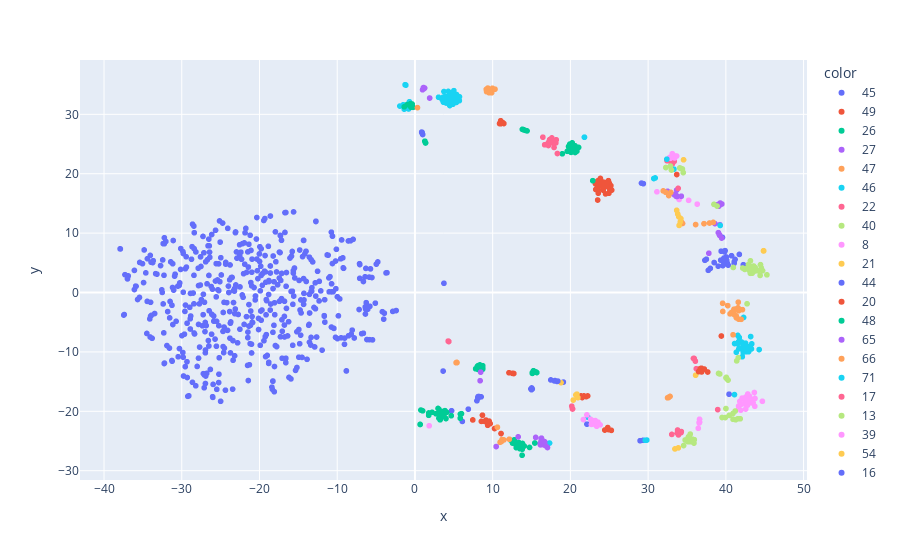

Here is the notebook cell this chart was saved with:
### Code cell
train_pred_tsne = TSNE().fit_transform(train_event['prediction'])
fig = px.scatter(x=train_pred_tsne[:, 0], y=train_pred_tsne[:, 1], color=train_event['labels'].astype('str'))
fig.show()

### Figure 1 — Plotly figure (JSON) as saved in the notebook; plotly's stock layout.template omitted (floating-point values rounded to 4 significant figures; data arrays with more than 128 entries replaced by an {"elided": "..."} marker saying what was removed)
{"data": [{"hovertemplate": "color=45<br>x=%{x}<br>y=%{y}<extra></extra>", "legendgroup": "45", "marker": {"color": "#636efa", "symbol": "circle"}, "mode": "markers", "name": "45", "showlegend": true, "type": "scattergl", "x": {"elided": "512 float values"}, "xaxis": "x", "y": {"elided": "512 float values"}, "yaxis": "y"}, {"hovertemplate": "color=49<br>x=%{x}<br>y=%{y}<extra></extra>", "legendgroup": "49", "marker": {"color": "#EF553B", "symbol": "circle"}, "mode": "markers", "name": "49", "showlegend": true, "type": "scattergl", "x": [24.22, 25.31, 24.95, 23.9, 24.51, 25.21, 23.72, 23.52, 25.01, 23.54, 24.75, 24.89, 24.21, 24.18, 23.86, 23.54, 24.83, 25.08, 39.42, 23.23, 24.15, 24.53, 24.25, 23.26, 23.51, 23.58], "xaxis": "x", "y": [18.59, 17.24, 16.72, 18.31, 18.0, 17.99, 18.0, 17.67, 18.39, 17.18, 18.63, 18.83, 17.23, 17.69, 19.21, 18.81, 17.78, 17.28, -7.318, 18.29, 18.01, 16.61, 17.56, 17.35, 15.57, 16.72], "yaxis": "y"}, {"hovertemplate": "color=26<br>x=%{x}<br>y=%{y}<extra></extra>", "legendgroup": "26", "marker": {"color": "#00cc96", "symbol": "circle"}, "mode": "markers", "name": "26", "showlegend": true, "type": "scattergl", "x": [20.61, 20.02, 20.72, 20.21, 20.08, 20.6, 20.23, 19.59, 19.93, 21.06, 20.84, 19.9, 22.87, 20.34, 18.96, 19.76], "xaxis": "x", "y": [23.58, 23.9, 24.2, 23.87, 23.59, 24.7, 25.2, 23.77, 24.99, 24.43, 23.81, 24.12, 18.83, 24.26, 23.36, 24.59], "yaxis": "y"}, {"hovertemplate": "color=27<br>x=%{x}<br>y=%{y}<extra></extra>", "legendgroup": "27", "marker": {"color": "#ab63fa", "symbol": "circle"}, "mode": "markers", "name": "27", "showlegend": true, "type": "scattergl", "x": [39.04, 39.15, 39.19, 39.46, 39.21, 38.59], "xaxis": "x", "y": [10.08, 9.79, 9.709, 9.169, 9.6, 11.6], "yaxis": "y"}, {"hovertemplate": "color=47<br>x=%{x}<br>y=%{y}<extra></extra>", "legendgroup": "47", "marker": {"color": "#FFA15A", "symbol": "circle"}, "mode": "markers", "name": "47", "showlegend": true, "type": "scattergl", "x": [32.63, 32.62, 32.62, 32.82, 32.5], "xaxis": "x", "y": [-17.64, -17.67, -17.68, -17.49, -17.73], "yaxis": "y"}, {"hovertemplate": "color=46<br>x=%{x}<br>y=%{y}<extra></extra>", "legendgroup": "46", "marker": {"color": "#19d3f3", "symbol": "circle"}, "mode": "markers", "name": "46", "showlegend": true, "type": "scattergl", "x": [41.67, 42.28, 41.63, 43.29, 42.55, 42.12, 42.24, 42.08, 43.19, 41.73, 41.54, 44.29, 41.34, 42.71, 43.33, 42.62, 42.24, 42.93, 42.02, 42.88, 42.44, 42.53, 41.12, 41.52, 42.02, 41.11], "xaxis": "x", "y": [-9.494, -4.202, -8.298, -9.495, -8.66, -10.8, -10.07, -9.386, -7.413, -7.579, -7.22, -9.608, -10.06, -9.333, -8.638, -9.979, -9.021, -9.962, -9.361, -9.144, -9.497, -8.523, -8.592, -8.643, -8.331, -17.19], "yaxis": "y"}, {"hovertemplate": "color=22<br>x=%{x}<br>y=%{y}<extra></extra>", "legendgroup": "22", "marker": {"color": "#FF6692", "symbol": "circle"}, "mode": "markers", "name": "22", "showlegend": true, "type": "scattergl", "x": [35.83, 35.93, 36.08, 36.2], "xaxis": "x", "y": [-11.1, -11.1, -11.56, -12.83], "yaxis": "y"}, {"hovertemplate": "color=40<br>x=%{x}<br>y=%{y}<extra></extra>", "legendgroup": "40", "marker": {"color": "#B6E880", "symbol": "circle"}, "mode": "markers", "name": "40", "showlegend": true, "type": "scattergl", "x": [41.6, 41.39, 39.22, 39.06, 40.06, 40.02, 40.13, 40.28], "xaxis": "x", "y": [-10.98, -11.51, -13.71, -13.62, -14.28, -14.36, -14.53, -14.74], "yaxis": "y"}, {"hovertemplate": "color=8<br>x=%{x}<br>y=%{y}<extra></extra>", "legendgroup": "8", "marker": {"color": "#FF97FF", "symbol": "circle"}, "mode": "markers", "name": "8", "showlegend": true, "type": "scattergl", "x": [36.55, 36.62, 36.61, 36.58, 36.45], "xaxis": "x", "y": [-21.9, -21.84, -21.34, -21.95, -22.86], "yaxis": "y"}, {"hovertemplate": "color=21<br>x=%{x}<br>y=%{y}<extra></extra>", "legendgroup": "21", "marker": {"color": "#FECB52", "symbol": "circle"}, "mode": "markers", "name": "21", "showlegend": true, "type": "scattergl", "x": [36.11], "xaxis": "x", "y": [-13.92], "yaxis": "y"}, {"hovertemplate": "color=44<br>x=%{x}<br>y=%{y}<extra></extra>", "legendgroup": "44", "marker": {"color": "#636efa", "symbol": "circle"}, "mode": "markers", "name": "44", "showlegend": true, "type": "scattergl", "x": [40.06, 39.65, 38.0, 39.71, 37.74, 39.9, 40.3, 39.76, 39.34, 39.01, 38.49, 39.84, 40.1, 41.06, 41.08, 40.16, 39.4, 39.61, 41.19, 42.25, 40.73], "xaxis": "x", "y": [5.98, 5.626, 4.062, 5.189, 3.741, 7.052, 4.606, 5.809, 5.442, 4.439, 5.05, 6.846, 5.417, 4.915, 5.168, 5.001, 6.958, 4.527, 5.572, 4.678, 6.197], "yaxis": "y"}, {"hovertemplate": "color=20<br>x=%{x}<br>y=%{y}<extra></extra>", "legendgroup": "20", "marker": {"color": "#EF553B", "symbol": "circle"}, "mode": "markers", "name": "20", "showlegend": true, "type": "scattergl", "x": [36.49, 36.72, 36.86, 37.66, 36.79, 36.88, 37.22], "xaxis": "x", "y": [-13.31, -12.8, -12.76, -13.38, -13.12, -13.37, -12.89], "yaxis": "y"}, {"hovertemplate": "color=48<br>x=%{x}<br>y=%{y}<extra></extra>", "legendgroup": "48", "marker": {"color": "#00cc96", "symbol": "circle"}, "mode": "markers", "name": "48", "showlegend": true, "type": "scattergl", "x": [3.101, 3.735, 3.505, 1.777, 0.7673, 3.088, 1.771, 3.57, 0.9923, 3.254, 2.212, 2.973, 2.714, 3.197, 3.991, 3.314, 3.678, 4.671, 3.238, 3.86, 5.85, 0.6673, 5.985, 4.075, 5.83, 0.6702], "xaxis": "x", "y": [-19.68, -20.68, -20.82, -20.28, -19.79, -21.17, -20.67, -20.3, -19.92, -20.26, -20.17, -19.52, -20.42, -20.44, -21.22, -20.73, -20.01, -20.74, -21.43, -19.88, -20.46, -22.2, -20.4, -20.16, -21.16, -22.22], "yaxis": "y"}, {"hovertemplate": "color=65<br>x=%{x}<br>y=%{y}<extra></extra>", "legendgroup": "65", "marker": {"color": "#ab63fa", "symbol": "circle"}, "mode": "markers", "name": "65", "showlegend": true, "type": "scattergl", "x": [10.45], "xaxis": "x", "y": [-25.94], "yaxis": "y"}, {"hovertemplate": "color=66<br>x=%{x}<br>y=%{y}<extra></extra>", "legendgroup": "66", "marker": {"color": "#FFA15A", "symbol": "circle"}, "mode": "markers", "name": "66", "showlegend": true, "type": "scattergl", "x": [36.11, 34.43, 34.32], "xaxis": "x", "y": [11.44, 11.63, 11.83], "yaxis": "y"}, {"hovertemplate": "color=71<br>x=%{x}<br>y=%{y}<extra></extra>", "legendgroup": "71", "marker": {"color": "#19d3f3", "symbol": "circle"}, "mode": "markers", "name": "71", "showlegend": true, "type": "scattergl", "x": [21.81, 21.81], "xaxis": "x", "y": [26.16, 26.14], "yaxis": "y"}, {"hovertemplate": "color=17<br>x=%{x}<br>y=%{y}<extra></extra>", "legendgroup": "17", "marker": {"color": "#FF6692", "symbol": "circle"}, "mode": "markers", "name": "17", "showlegend": true, "type": "scattergl", "x": [18.18, 18.13, 17.63, 17.61, 17.49, 17.17, 18.33, 17.7, 16.46, 17.33, 17.34, 16.69, 17.9, 17.17], "xaxis": "x", "y": [25.71, 25.2, 25.64, 26.03, 25.22, 25.25, 23.41, 25.2, 26.15, 25.72, 25.74, 24.87, 24.42, 24.75], "yaxis": "y"}, {"hovertemplate": "color=13<br>x=%{x}<br>y=%{y}<extra></extra>", "legendgroup": "13", "marker": {"color": "#B6E880", "symbol": "circle"}, "mode": "markers", "name": "13", "showlegend": true, "type": "scattergl", "x": [35.19, 35.26, 35.5, 35.94, 35.7, 35.9, 34.56, 35.53, 35.14, 35.42, 34.76, 35.12], "xaxis": "x", "y": [-24.28, -25.13, -25.1, -24.78, -24.7, -25.35, -25.76, -24.66, -24.49, -23.84, -24.83, -25.11], "yaxis": "y"}, {"hovertemplate": "color=39<br>x=%{x}<br>y=%{y}<extra></extra>", "legendgroup": "39", "marker": {"color": "#FF97FF", "symbol": "circle"}, "mode": "markers", "name": "39", "showlegend": true, "type": "scattergl", "x": [44.7, 42.82, 41.91, 41.8, 43.1, 42.67, 43.1, 42.78, 43.49, 42.39, 42.53, 43.31, 42.54, 42.01, 42.83, 42.09, 41.64, 41.65, 43.72, 42.41, 43.04, 42.55, 43.75, 1.832, 43.67], "xaxis": "x", "y": [-18.31, -17.09, -19.82, -18.32, -18.13, -18.89, -17.72, -18.96, -18.53, -18.72, -17.99, -18.59, -17.61, -18.8, -18.41, -17.77, -19.12, -19.53, -19.15, -17.95, -17.48, -19.62, -17.84, -22.44, -16.83], "yaxis": "y"}, {"hovertemplate": "color=54<br>x=%{x}<br>y=%{y}<extra></extra>", "legendgroup": "54", "marker": {"color": "#FECB52", "symbol": "circle"}, "mode": "markers", "name": "54", "showlegend": true, "type": "scattergl", "x": [33.88, 33.45], "xaxis": "x", "y": [-26.16, -26.34], "yaxis": "y"}, {"hovertemplate": "color=16<br>x=%{x}<br>y=%{y}<extra></extra>", "legendgroup": "16", "marker": {"color": "#636efa", "symbol": "circle"}, "mode": "markers", "name": "16", "showlegend": true, "type": "scattergl", "x": [0.9919, 0.9074, 0.8652, 0.9111, 0.8996, 0.9209], "xaxis": "x", "y": [26.6, 26.92, 27.01, 26.96, 26.87, 26.94], "yaxis": "y"}, {"hovertemplate": "color=42<br>x=%{x}<br>y=%{y}<extra></extra>", "legendgroup": "42", "marker": {"color": "#EF553B", "symbol": "circle"}, "mode": "markers", "name": "42", "showlegend": true, "type": "scattergl", "x": [24.74, 25.27, 24.8, 24.42, 24.88], "xaxis": "x", "y": [-22.94, -23.21, -22.73, -23.16, -23.07], "yaxis": "y"}, {"hovertemplate": "color=62<br>x=%{x}<br>y=%{y}<extra></extra>", "legendgroup": "62", "marker": {"color": "#00cc96", "symbol": "circle"}, "mode": "markers", "name": "62", "showlegend": true, "type": "scattergl", "x": [1.287, 1.361, 1.362, 1.268], "xaxis": "x", "y": [25.46, 25.18, 25.21, 25.47], "yaxis": "y"}, {"hovertemplate": "color=73<br>x=%{x}<br>y=%{y}<extra></extra>", "legendgroup": "73", "marker": {"color": "#ab63fa", "symbol": "circle"}, "mode": "markers", "name": "73", "showlegend": true, "type": "scattergl", "x": [39.24], "xaxis": "x", "y": [11.42], "yaxis": "y"}, {"hovertemplate": "color=56<br>x=%{x}<br>y=%{y}<extra></extra>", "legendgroup": "56", "marker": {"color": "#FFA15A", "symbol": "circle"}, "mode": "markers", "name": "56", "showlegend": true, "type": "scattergl", "x": [37.19, 38.38, 37.9], "xaxis": "x", "y": [11.6, 11.81, 11.7], "yaxis": "y"}, {"hovertemplate": "color=255<br>x=%{x}<br>y=%{y}<extra></extra>", "legendgroup": "255", "marker": {"color": "#19d3f3", "symbol": "circle"}, "mode": "markers", "name": "255", "showlegend": true, "type": "scattergl", "x": [39.27, 22.26, -0.8107, -1.379, -0.8748, -0.7112, -1.94, -0.8139, -1.495, 33.31], "xaxis": "x", "y": [11.29, -21.01, 30.9, 30.87, 31.4, 32.11, 31.39, 31.08, 31.61, 20.77], "yaxis": "y"}, {"hovertemplate": "color=68<br>x=%{x}<br>y=%{y}<extra></extra>", "legendgroup": "68", "marker": {"color": "#FF6692", "symbol": "circle"}, "mode": "markers", "name": "68", "showlegend": true, "type": "scattergl", "x": [4.352, 4.331, 4.277, 4.341, 4.32], "xaxis": "x", "y": [-8.254, -8.218, -8.177, -8.226, -8.22], "yaxis": "y"}, {"hovertemplate": "color=14<br>x=%{x}<br>y=%{y}<extra></extra>", "legendgroup": "14", "marker": {"color": "#B6E880", "symbol": "circle"}, "mode": "markers", "name": "14", "showlegend": true, "type": "scattergl", "x": [39.51, 41.53, 39.93, 41.85, 40.92, 41.27, 40.43, 40.01, 41.21, 40.91], "xaxis": "x", "y": [-21.04, -21.26, -21.05, -21.26, -21.34, -21.41, -20.69, -19.53, -19.95, -20.36], "yaxis": "y"}, {"hovertemplate": "color=19<br>x=%{x}<br>y=%{y}<extra></extra>", "legendgroup": "19", "marker": {"color": "#FF97FF", "symbol": "circle"}, "mode": "markers", "name": "19", "showlegend": true, "type": "scattergl", "x": [23.39, 23.54, 23.2, 23.42, 23.82, 23.31, 22.88, 23.2, 22.84, 22.7], "xaxis": "x", "y": [-22.51, -21.82, -22.11, -21.9, -22.28, -22.4, -22.13, -21.56, -21.55, -22.2], "yaxis": "y"}, {"hovertemplate": "color=67<br>x=%{x}<br>y=%{y}<extra></extra>", "legendgroup": "67", "marker": {"color": "#FECB52", "symbol": "circle"}, "mode": "markers", "name": "67", "showlegend": true, "type": "scattergl", "x": [33.99, 34.13, 34.22, 33.94], "xaxis": "x", "y": [11.3, 11.89, 12.42, 12.76], "yaxis": "y"}, {"hovertemplate": "color=72<br>x=%{x}<br>y=%{y}<extra></extra>", "legendgroup": "72", "marker": {"color": "#636efa", "symbol": "circle"}, "mode": "markers", "name": "72", "showlegend": true, "type": "scattergl", "x": [3.73], "xaxis": "x", "y": [1.555], "yaxis": "y"}, {"hovertemplate": "color=7<br>x=%{x}<br>y=%{y}<extra></extra>", "legendgroup": "7", "marker": {"color": "#EF553B", "symbol": "circle"}, "mode": "markers", "name": "7", "showlegend": true, "type": "scattergl", "x": [11.03, 11.05, 11.44, 11.3, 10.89, 10.94, 11.03, 11.1], "xaxis": "x", "y": [28.92, 28.61, 28.45, 28.59, 28.44, 28.54, 28.42, 28.72], "yaxis": "y"}, {"hovertemplate": "color=53<br>x=%{x}<br>y=%{y}<extra></extra>", "legendgroup": "53", "marker": {"color": "#00cc96", "symbol": "circle"}, "mode": "markers", "name": "53", "showlegend": true, "type": "scattergl", "x": [13.97, 14.42, 13.82, 14.15, 13.96], "xaxis": "x", "y": [27.42, 27.21, 27.47, 27.3, 27.42], "yaxis": "y"}, {"hovertemplate": "color=29<br>x=%{x}<br>y=%{y}<extra></extra>", "legendgroup": "29", "marker": {"color": "#ab63fa", "symbol": "circle"}, "mode": "markers", "name": "29", "showlegend": true, "type": "scattergl", "x": [39.1, 39.35, 39.48, 38.79, 39.28, 39.12], "xaxis": "x", "y": [14.55, 14.88, 14.9, 14.77, 15.06, 14.9], "yaxis": "y"}, {"hovertemplate": "color=2<br>x=%{x}<br>y=%{y}<extra></extra>", "legendgroup": "2", "marker": {"color": "#FFA15A", "symbol": "circle"}, "mode": "markers", "name": "2", "showlegend": true, "type": "scattergl", "x": [9.705, 10.3, 9.811, 9.376, 9.217, 9.865, 9.972, 9.359, 9.834, 9.174, 9.53], "xaxis": "x", "y": [34.09, 34.23, 33.72, 34.42, 33.82, 33.63, 34.39, 34.13, 33.92, 34.21, 33.64], "yaxis": "y"}, {"hovertemplate": "color=0<br>x=%{x}<br>y=%{y}<extra></extra>", "legendgroup": "0", "marker": {"color": "#19d3f3", "symbol": "circle"}, "mode": "markers", "name": "0", "showlegend": true, "type": "scattergl", "x": [3.932, 4.288, 4.86, 3.735, 4.866, 5.194, 3.496, 3.037, 4.483, 4.481, 5.322, 3.943, 3.646, 4.847, 5.712, 5.009, 4.727, 5.727, 4.881, 5.351, 4.297, 4.585, 4.304, 4.012, 3.666], "xaxis": "x", "y": [32.97, 33.86, 32.32, 33.84, 33.35, 32.73, 32.49, 32.88, 33.41, 31.48, 32.0, 32.71, 32.9, 32.89, 32.3, 33.99, 32.54, 32.95, 31.7, 33.34, 33.05, 32.03, 32.29, 31.91, 32.04], "yaxis": "y"}, {"hovertemplate": "color=63<br>x=%{x}<br>y=%{y}<extra></extra>", "legendgroup": "63", "marker": {"color": "#FF6692", "symbol": "circle"}, "mode": "markers", "name": "63", "showlegend": true, "type": "scattergl", "x": [38.95, 33.9, 34.23, 33.04, 33.75, 34.27, 33.79, 33.83], "xaxis": "x", "y": [-19.71, -23.97, -23.59, -23.89, -23.65, -23.41, -23.15, -23.55], "yaxis": "y"}, {"hovertemplate": "color=35<br>x=%{x}<br>y=%{y}<extra></extra>", "legendgroup": "35", "marker": {"color": "#B6E880", "symbol": "circle"}, "mode": "markers", "name": "35", "showlegend": true, "type": "scattergl", "x": [38.86, 38.47], "xaxis": "x", "y": [14.55, 14.85], "yaxis": "y"}, {"hovertemplate": "color=30<br>x=%{x}<br>y=%{y}<extra></extra>", "legendgroup": "30", "marker": {"color": "#FF97FF", "symbol": "circle"}, "mode": "markers", "name": "30", "showlegend": true, "type": "scattergl", "x": [22.61, 21.67, 22.12], "xaxis": "x", "y": [-21.35, -21.38, -20.59], "yaxis": "y"}, {"hovertemplate": "color=64<br>x=%{x}<br>y=%{y}<extra></extra>", "legendgroup": "64", "marker": {"color": "#FECB52", "symbol": "circle"}, "mode": "markers", "name": "64", "showlegend": true, "type": "scattergl", "x": [33.81, 33.68], "xaxis": "x", "y": [13.22, 13.84], "yaxis": "y"}, {"hovertemplate": "color=15<br>x=%{x}<br>y=%{y}<extra></extra>", "legendgroup": "15", "marker": {"color": "#636efa", "symbol": "circle"}, "mode": "markers", "name": "15", "showlegend": true, "type": "scattergl", "x": [29.58, 28.97, 29.36], "xaxis": "x", "y": [-24.87, -24.95, -24.88], "yaxis": "y"}, {"hovertemplate": "color=31<br>x=%{x}<br>y=%{y}<extra></extra>", "legendgroup": "31", "marker": {"color": "#EF553B", "symbol": "circle"}, "mode": "markers", "name": "31", "showlegend": true, "type": "scattergl", "x": [21.52, 22.23, 21.37, 21.74, 22.04], "xaxis": "x", "y": [-17.69, -17.41, -17.4, -17.4, -17.53], "yaxis": "y"}, {"hovertemplate": "color=1<br>x=%{x}<br>y=%{y}<extra></extra>", "legendgroup": "1", "marker": {"color": "#00cc96", "symbol": "circle"}, "mode": "markers", "name": "1", "showlegend": true, "type": "scattergl", "x": [-0.3721, -0.5827, -0.9914, -1.376, -0.5102, -0.255], "xaxis": "x", "y": [31.74, 31.79, 31.65, 31.26, 31.21, 31.17], "yaxis": "y"}, {"hovertemplate": "color=3<br>x=%{x}<br>y=%{y}<extra></extra>", "legendgroup": "3", "marker": {"color": "#ab63fa", "symbol": "circle"}, "mode": "markers", "name": "3", "showlegend": true, "type": "scattergl", "x": [1.081, 1.154, 1.247, 1.117, 0.9805, 1.14, 1.892], "xaxis": "x", "y": [34.48, 34.32, 34.42, 34.51, 34.14, 34.34, 32.74], "yaxis": "y"}, {"hovertemplate": "color=51<br>x=%{x}<br>y=%{y}<extra></extra>", "legendgroup": "51", "marker": {"color": "#FFA15A", "symbol": "circle"}, "mode": "markers", "name": "51", "showlegend": true, "type": "scattergl", "x": [41.36, 41.97, 41.64, 40.93, 41.34, 41.04, 41.08, 40.54, 40.73, 39.61, 41.6, 41.2, 41.65, 40.24, 41.04, 41.68, 39.58, 41.57, 42.13], "xaxis": "x", "y": [-4.265, -4.517, -4.477, -7.117, -3.949, -3.209, -3.72, -3.598, -3.36, -3.189, -1.629, -2.787, -3.034, -2.205, -2.816, -3.044, -1.819, -2.572, -2.88], "yaxis": "y"}, {"hovertemplate": "color=70<br>x=%{x}<br>y=%{y}<extra></extra>", "legendgroup": "70", "marker": {"color": "#19d3f3", "symbol": "circle"}, "mode": "markers", "name": "70", "showlegend": true, "type": "scattergl", "x": [-1.265, -1.17, -1.234], "xaxis": "x", "y": [34.98, 34.91, 34.98], "yaxis": "y"}, {"hovertemplate": "color=32<br>x=%{x}<br>y=%{y}<extra></extra>", "legendgroup": "32", "marker": {"color": "#FF6692", "symbol": "circle"}, "mode": "markers", "name": "32", "showlegend": true, "type": "scattergl", "x": [20.26, 20.27, 20.17], "xaxis": "x", "y": [-19.52, -19.61, -19.14], "yaxis": "y"}, {"hovertemplate": "color=58<br>x=%{x}<br>y=%{y}<extra></extra>", "legendgroup": "58", "marker": {"color": "#B6E880", "symbol": "circle"}, "mode": "markers", "name": "58", "showlegend": true, "type": "scattergl", "x": [34.52, 34.07, 34.17, 34.41], "xaxis": "x", "y": [20.19, 20.97, 20.92, 20.8], "yaxis": "y"}, {"hovertemplate": "color=28<br>x=%{x}<br>y=%{y}<extra></extra>", "legendgroup": "28", "marker": {"color": "#FF97FF", "symbol": "circle"}, "mode": "markers", "name": "28", "showlegend": true, "type": "scattergl", "x": [33.98, 35.21, 36.32], "xaxis": "x", "y": [15.67, 15.52, 14.88], "yaxis": "y"}, {"hovertemplate": "color=33<br>x=%{x}<br>y=%{y}<extra></extra>", "legendgroup": "33", "marker": {"color": "#FECB52", "symbol": "circle"}, "mode": "markers", "name": "33", "showlegend": true, "type": "scattergl", "x": [20.37, 20.96, 20.71, 20.84, 18.79], "xaxis": "x", "y": [-18.11, -17.7, -17.24, -17.11, -15.18], "yaxis": "y"}, {"hovertemplate": "color=50<br>x=%{x}<br>y=%{y}<extra></extra>", "legendgroup": "50", "marker": {"color": "#636efa", "symbol": "circle"}, "mode": "markers", "name": "50", "showlegend": true, "type": "scattergl", "x": [18.03, 18.01, 17.48, 17.94, 18.28, 18.38], "xaxis": "x", "y": [-14.83, -14.83, -14.72, -14.89, -14.97, -14.91], "yaxis": "y"}, {"hovertemplate": "color=61<br>x=%{x}<br>y=%{y}<extra></extra>", "legendgroup": "61", "marker": {"color": "#EF553B", "symbol": "circle"}, "mode": "markers", "name": "61", "showlegend": true, "type": "scattergl", "x": [33.68], "xaxis": "x", "y": [19.87], "yaxis": "y"}, {"hovertemplate": "color=55<br>x=%{x}<br>y=%{y}<extra></extra>", "legendgroup": "55", "marker": {"color": "#00cc96", "symbol": "circle"}, "mode": "markers", "name": "55", "showlegend": true, "type": "scattergl", "x": [15.46, 15.59, 15.25, 15.68, 15.11, 15.47, 15.09, 15.2], "xaxis": "x", "y": [-13.33, -13.39, -13.17, -13.47, -13.61, -13.4, -13.52, -13.3], "yaxis": "y"}, {"hovertemplate": "color=18<br>x=%{x}<br>y=%{y}<extra></extra>", "legendgroup": "18", "marker": {"color": "#ab63fa", "symbol": "circle"}, "mode": "markers", "name": "18", "showlegend": true, "type": "scattergl", "x": [33.58, 33.73, 32.5, 33.38, 33.63, 34.27, 33.66], "xaxis": "x", "y": [16.41, 16.18, 17.04, 16.44, 16.18, 16.21, 17.23], "yaxis": "y"}, {"hovertemplate": "color=4<br>x=%{x}<br>y=%{y}<extra></extra>", "legendgroup": "4", "marker": {"color": "#FFA15A", "symbol": "circle"}, "mode": "markers", "name": "4", "showlegend": true, "type": "scattergl", "x": [5.295, 5.373, 5.362, 5.412, 0.3255], "xaxis": "x", "y": [-11.82, -11.76, -11.79, -11.8, 31.13], "yaxis": "y"}, {"hovertemplate": "color=25<br>x=%{x}<br>y=%{y}<extra></extra>", "legendgroup": "25", "marker": {"color": "#19d3f3", "symbol": "circle"}, "mode": "markers", "name": "25", "showlegend": true, "type": "scattergl", "x": [29.62, 29.83, 17.32], "xaxis": "x", "y": [-24.87, -24.84, -25.34], "yaxis": "y"}, {"hovertemplate": "color=59<br>x=%{x}<br>y=%{y}<extra></extra>", "legendgroup": "59", "marker": {"color": "#FF6692", "symbol": "circle"}, "mode": "markers", "name": "59", "showlegend": true, "type": "scattergl", "x": [33.14, 32.43, 33.36, 32.98], "xaxis": "x", "y": [21.69, 22.19, 22.09, 21.84], "yaxis": "y"}, {"hovertemplate": "color=52<br>x=%{x}<br>y=%{y}<extra></extra>", "legendgroup": "52", "marker": {"color": "#B6E880", "symbol": "circle"}, "mode": "markers", "name": "52", "showlegend": true, "type": "scattergl", "x": [32.87, 33.0, 32.27], "xaxis": "x", "y": [21.28, 20.62, 21.04], "yaxis": "y"}, {"hovertemplate": "color=37<br>x=%{x}<br>y=%{y}<extra></extra>", "legendgroup": "37", "marker": {"color": "#FF97FF", "symbol": "circle"}, "mode": "markers", "name": "37", "showlegend": true, "type": "scattergl", "x": [33.66, 33.24, 33.41, 33.11, 32.86, 33.55, 32.76], "xaxis": "x", "y": [22.98, 23.14, 22.66, 23.37, 22.6, 22.95, 22.74], "yaxis": "y"}, {"hovertemplate": "color=60<br>x=%{x}<br>y=%{y}<extra></extra>", "legendgroup": "60", "marker": {"color": "#FECB52", "symbol": "circle"}, "mode": "markers", "name": "60", "showlegend": true, "type": "scattergl", "x": [34.56], "xaxis": "x", "y": [22.34], "yaxis": "y"}, {"hovertemplate": "color=38<br>x=%{x}<br>y=%{y}<extra></extra>", "legendgroup": "38", "marker": {"color": "#636efa", "symbol": "circle"}, "mode": "markers", "name": "38", "showlegend": true, "type": "scattergl", "x": [15.1, 15.02, 14.96, 14.92, 15.0], "xaxis": "x", "y": [-16.24, -16.07, -16.29, -16.22, -16.36], "yaxis": "y"}, {"hovertemplate": "color=36<br>x=%{x}<br>y=%{y}<extra></extra>", "legendgroup": "36", "marker": {"color": "#EF553B", "symbol": "circle"}, "mode": "markers", "name": "36", "showlegend": true, "type": "scattergl", "x": [12.72, 12.56, 12.1], "xaxis": "x", "y": [-13.63, -13.61, -13.51], "yaxis": "y"}, {"hovertemplate": "color=5<br>x=%{x}<br>y=%{y}<extra></extra>", "legendgroup": "5", "marker": {"color": "#00cc96", "symbol": "circle"}, "mode": "markers", "name": "5", "showlegend": true, "type": "scattergl", "x": [7.812, 8.041, 8.356, 8.732, 8.516, 8.714, 8.704, 8.019, 8.327, 8.139, 8.052], "xaxis": "x", "y": [-12.84, -12.4, -12.19, -12.78, -12.5, -12.32, -12.93, -12.72, -13.08, -12.3, -12.91], "yaxis": "y"}, {"hovertemplate": "color=6<br>x=%{x}<br>y=%{y}<extra></extra>", "legendgroup": "6", "marker": {"color": "#ab63fa", "symbol": "circle"}, "mode": "markers", "name": "6", "showlegend": true, "type": "scattergl", "x": [8.454, 8.385, 37.81], "xaxis": "x", "y": [-13.41, -14.85, 6.614], "yaxis": "y"}, {"hovertemplate": "color=24<br>x=%{x}<br>y=%{y}<extra></extra>", "legendgroup": "24", "marker": {"color": "#FFA15A", "symbol": "circle"}, "mode": "markers", "name": "24", "showlegend": true, "type": "scattergl", "x": [32.91, 31.95, 32.65, 32.27], "xaxis": "x", "y": [16.86, 17.11, 16.32, 16.87], "yaxis": "y"}, {"hovertemplate": "color=69<br>x=%{x}<br>y=%{y}<extra></extra>", "legendgroup": "69", "marker": {"color": "#19d3f3", "symbol": "circle"}, "mode": "markers", "name": "69", "showlegend": true, "type": "scattergl", "x": [30.9, 30.73, 32.41], "xaxis": "x", "y": [19.29, 19.19, 22.45], "yaxis": "y"}, {"hovertemplate": "color=41<br>x=%{x}<br>y=%{y}<extra></extra>", "legendgroup": "41", "marker": {"color": "#FF6692", "symbol": "circle"}, "mode": "markers", "name": "41", "showlegend": true, "type": "scattergl", "x": [33.86], "xaxis": "x", "y": [17.54], "yaxis": "y"}, {"hovertemplate": "color=43<br>x=%{x}<br>y=%{y}<extra></extra>", "legendgroup": "43", "marker": {"color": "#B6E880", "symbol": "circle"}, "mode": "markers", "name": "43", "showlegend": true, "type": "scattergl", "x": [40.96, 42.44, 43.14, 43.16, 44.46, 42.7, 43.16, 45.28, 44.4, 42.91, 43.78, 44.56, 43.57, 42.73, 42.16, 43.58, 44.72, 43.08, 43.3, 44.08, 43.39, 43.78], "xaxis": "x", "y": [4.22, 3.885, 4.335, 3.227, 4.692, 4.077, 5.334, 2.976, 2.878, 4.719, 4.198, 4.149, 4.459, -1.896, 4.122, 3.569, 3.686, 3.612, 4.29, 3.684, 3.253, 3.631], "yaxis": "y"}, {"hovertemplate": "color=23<br>x=%{x}<br>y=%{y}<extra></extra>", "legendgroup": "23", "marker": {"color": "#FF97FF", "symbol": "circle"}, "mode": "markers", "name": "23", "showlegend": true, "type": "scattergl", "x": [31.13], "xaxis": "x", "y": [16.96], "yaxis": "y"}, {"hovertemplate": "color=57<br>x=%{x}<br>y=%{y}<extra></extra>", "legendgroup": "57", "marker": {"color": "#FECB52", "symbol": "circle"}, "mode": "markers", "name": "57", "showlegend": true, "type": "scattergl", "x": [44.85, 44.86, 44.85], "xaxis": "x", "y": [7.038, 7.016, 6.997], "yaxis": "y"}, {"hovertemplate": "color=34<br>x=%{x}<br>y=%{y}<extra></extra>", "legendgroup": "34", "marker": {"color": "#636efa", "symbol": "circle"}, "mode": "markers", "name": "34", "showlegend": true, "type": "scattergl", "x": [6.865, 8.514, 8.224, 8.11, 8.094, 8.121, 7.971, 8.139], "xaxis": "x", "y": [-19.63, -17.56, -17.51, -17.72, -17.67, -17.52, -18.22, -17.77], "yaxis": "y"}, {"hovertemplate": "color=12<br>x=%{x}<br>y=%{y}<extra></extra>", "legendgroup": "12", "marker": {"color": "#EF553B", "symbol": "circle"}, "mode": "markers", "name": "12", "showlegend": true, "type": "scattergl", "x": [8.986, 9.385, 9.361, 9.303, 9.68, 7.441, 9.135, 8.547, 9.542, 11.07, 10.24, 8.683], "xaxis": "x", "y": [-21.71, -22.13, -22.35, -21.9, -22.08, -21.45, -21.48, -21.69, -21.64, -23.74, -22.9, -20.65], "yaxis": "y"}, {"hovertemplate": "color=9<br>x=%{x}<br>y=%{y}<extra></extra>", "legendgroup": "9", "marker": {"color": "#00cc96", "symbol": "circle"}, "mode": "markers", "name": "9", "showlegend": true, "type": "scattergl", "x": [15.42, 13.83, 13.37, 14.74, 13.79, 13.05, 14.06, 13.72, 13.03, 12.8, 12.55, 13.41, 13.52, 12.31, 12.71, 13.81], "xaxis": "x", "y": [-25.33, -25.41, -25.26, -26.08, -27.4, -25.8, -25.85, -25.48, -26.12, -24.8, -25.35, -25.86, -26.3, -24.85, -25.1, -26.38], "yaxis": "y"}, {"hovertemplate": "color=10<br>x=%{x}<br>y=%{y}<extra></extra>", "legendgroup": "10", "marker": {"color": "#ab63fa", "symbol": "circle"}, "mode": "markers", "name": "10", "showlegend": true, "type": "scattergl", "x": [16.69, 16.15, 16.14, 16.23, 16.28, 15.54, 13.28, 16.6, 17.05, 16.83, 16.45], "xaxis": "x", "y": [-25.12, -25.65, -25.36, -24.96, -24.52, -24.39, -24.3, -25.66, -26.1, -25.81, -24.97], "yaxis": "y"}, {"hovertemplate": "color=11<br>x=%{x}<br>y=%{y}<extra></extra>", "legendgroup": "11", "marker": {"color": "#FFA15A", "symbol": "circle"}, "mode": "markers", "name": "11", "showlegend": true, "type": "scattergl", "x": [12.14, 11.2, 10.96, 11.13, 11.43, 10.61], "xaxis": "x", "y": [-24.7, -24.75, -25.21, -25.08, -24.82, -22.68], "yaxis": "y"}], "layout": {"legend": {"title": {"text": "color"}, "tracegroupgap": 0}, "margin": {"t": 60}, "xaxis": {"anchor": "y", "domain": [0, 1], "title": {"text": "x"}}, "yaxis": {"anchor": "x", "domain": [0, 1], "title": {"text": "y"}}}}
